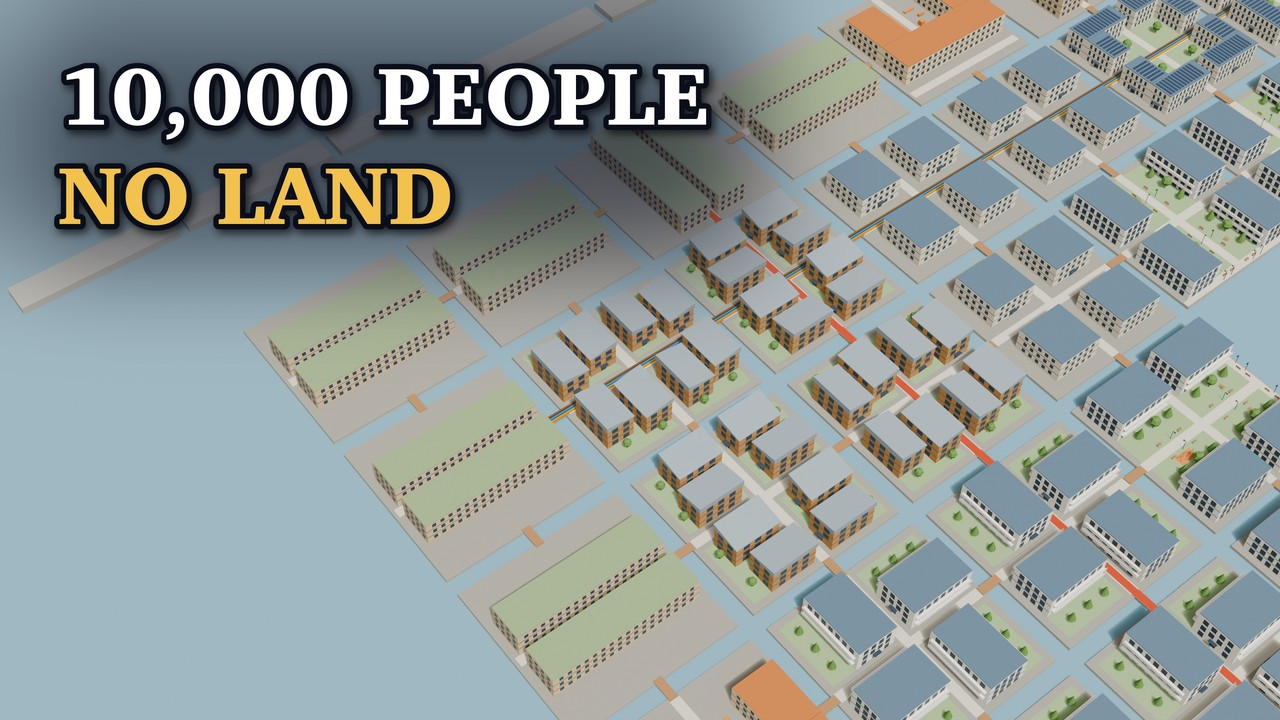
#> input picture projects/floating-city-design-challenge/review/thumbnails/thumb_A2_10000_people_no_land_1280.jpg, 1280 x 720 px, given in place of A_render.png, which was not available; the run also reads 1 picture not shown here
$ python compose.py .. ../thumb_A2_10000_people_no_land_3840.jpg ../thumb_A2_10000_people_no_land_3840.jpg
#> lines starting #> are read from the running program, lines starting #| are printed output that depends on the picture
"""Compose the three thumbnails: render + background + grade + two-line title (white / gold, dark outline).
Writes <name>.jpg (1920x1080) and <name>_1280.jpg (1280x720) into the output folder.

  python3 -I compose.py <folder with Pillow 13.0.0> <folder with A/B/C_render.png> <output folder>

Font: Charter Black from macOS (/System/Library/Fonts/Supplemental/Charter.ttc, face 5); its figures are lining,
unlike Georgia's old-style 10,000 and 4,800. Renders come from still.py with specs.json (one Blender at a time)."""
import sys
sys.path.insert(0, sys.argv[1])          # Pillow (scratchpad pylib)
from PIL import Image, ImageDraw, ImageEnhance, ImageFilter, ImageFont

src, out = sys.argv[2], sys.argv[3]
W, H = 3840, 2160
FONT, FONT_INDEX = "/System/Library/Fonts/Supplemental/Charter.ttc", 5   # Charter Black: lining figures
WHITE, GOLD, INK = (255, 255, 255), (242, 193, 78), (10, 14, 26)


def navy_background():
    top, bottom = (36, 52, 92), (12, 18, 34)
    g = Image.new("RGB", (1, H))
    for y in range(H):
        t = y / (H - 1)
        g.putpixel((0, y), tuple(round(a + (b - a) * t) for a, b in zip(top, bottom)))
    return g.resize((W, H))


def left_shade(img, reach=0.62, strength=0.9, hold=0.30):
    """Dark navy from the left edge: full until `hold`, fading out at `reach` of the width (text side)."""
#> called with reach = 0.7, strength = 0.92, hold = 0.34
    shade = Image.new("RGB", (W, H), (12, 18, 34))
    mask = Image.new("L", (W, 1))
    for x in range(W):
        t = 1.0 if x <= hold * W else max(0.0, 1 - (x - hold * W) / ((reach - hold) * W))
        t = t * t * (3 - 2 * t)
        mask.putpixel((x, 0), round(255 * strength * t))
    return Image.composite(shade, img, mask.resize((W, H)))


def grade(img):
    return ImageEnhance.Contrast(ImageEnhance.Color(img).enhance(1.15)).enhance(1.06)


def title(img, lines, x, y, width):
    """Two lines, the widest one fitted to `width`; same size for both (Gothic thumbnails)."""
#> called with x = 0, y = 0, width = 2074
    d = ImageDraw.Draw(img)
    size = 520
    while True:
        font = ImageFont.truetype(FONT, size, index=FONT_INDEX)
        widest = max(d.textlength(t, font=font) for t, _ in lines)
        if widest <= width or size < 60:
            break
        size -= 4
#> this loop made 64 passes
#> widest on passes 1 to 12: 3968.1, 3937.5, 3907, 3876.5, 3845.9, 3815.4, 3785, 3754.4, 3723.9, 3693.3, 3662.8, 3632.3
#> after the loop, size = 268
    stroke = max(4, round(size * 0.065))
#> stroke = 17
    asc, desc = font.getmetrics()
    step = round((asc + desc) * 0.98)
    shadow = Image.new("RGBA", img.size, (0, 0, 0, 0))
#> shadow: PIL image 1280x720 RGBA; every value is 0
    sd = ImageDraw.Draw(shadow)
    for i, (text, colour) in enumerate(lines):
        sd.text((x + size * 0.04, y + i * step + size * 0.05), text, font=font, fill=(0, 0, 0, 170),
                stroke_width=stroke, stroke_fill=(0, 0, 0, 170))
    shadow = shadow.filter(ImageFilter.GaussianBlur(size * 0.05))
    img = Image.alpha_composite(img.convert("RGBA"), shadow).convert("RGB")
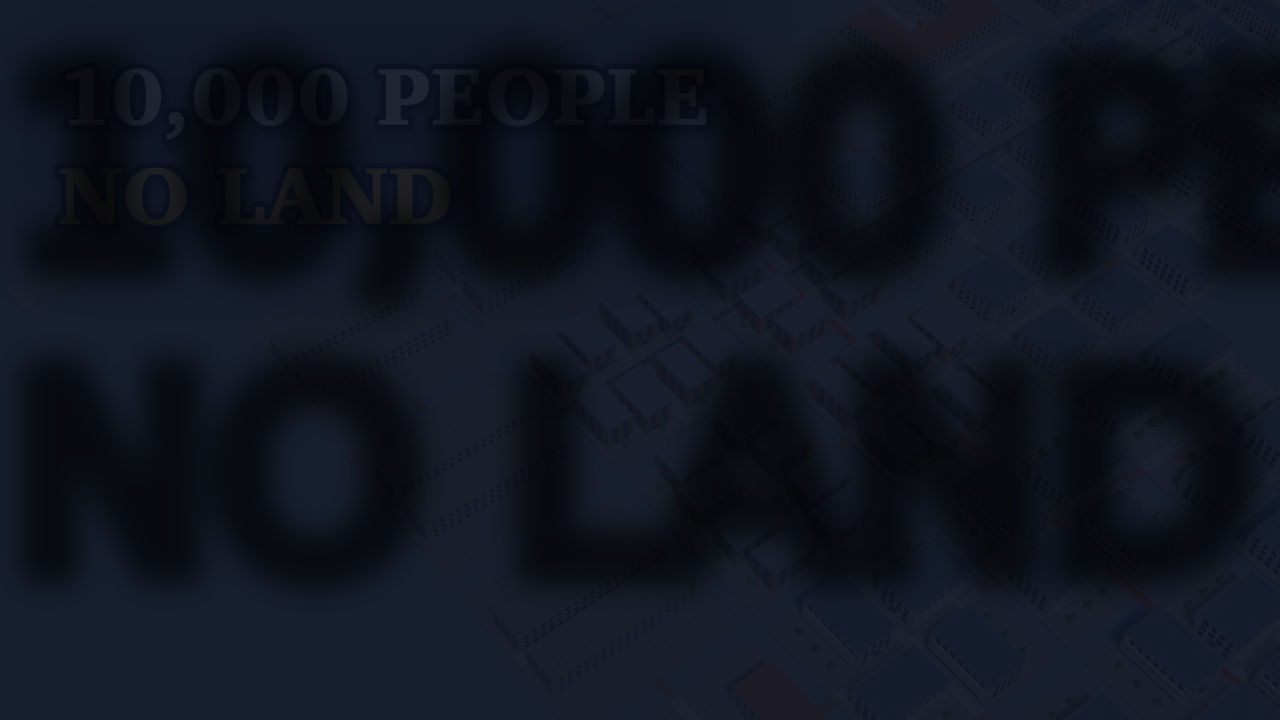
#> img: PIL image 1280x720 RGB; mean R, G, B 16.5, 21.3, 32.2
    d = ImageDraw.Draw(img)
    for i, (text, colour) in enumerate(lines):
        d.text((x, y + i * step), text, font=font, fill=colour, stroke_width=stroke, stroke_fill=INK)
    return img, size, step


def save(img, name):
    img.resize((1920, 1080), Image.LANCZOS).save(f"{out}/{name}.jpg", quality=92, optimize=True)
    img.resize((1280, 720), Image.LANCZOS).save(f"{out}/{name}_1280.jpg", quality=90, optimize=True)


# A: the whole district (SC_001), text on a navy shade at the left
a = left_shade(grade(Image.open(f"{src}/A_render.png").convert("RGB")), reach=0.70, strength=0.92, hold=0.34)
_, _, step = title(a.copy(),   # dry run on a copy: the line step, to centre the two lines
                   [("10,000 PEOPLE", WHITE), ("NO LAND", GOLD)], 0, 0, round(0.54 * W))
#> step = 307
a, _, _ = title(a, [("10,000 PEOPLE", WHITE), ("NO LAND", GOLD)], round(0.045 * W), round(H / 2 - step * 1.05), round(0.54 * W))
#> the loop in title (call 2), `while True:` made 64 passes
save(a, "thumb_A_10000_people_no_land")

# B: the platform section (SC_008), navy sky, text across the top-left
b = navy_background()
#> in navy_background, `return g.resize((W, H))`:
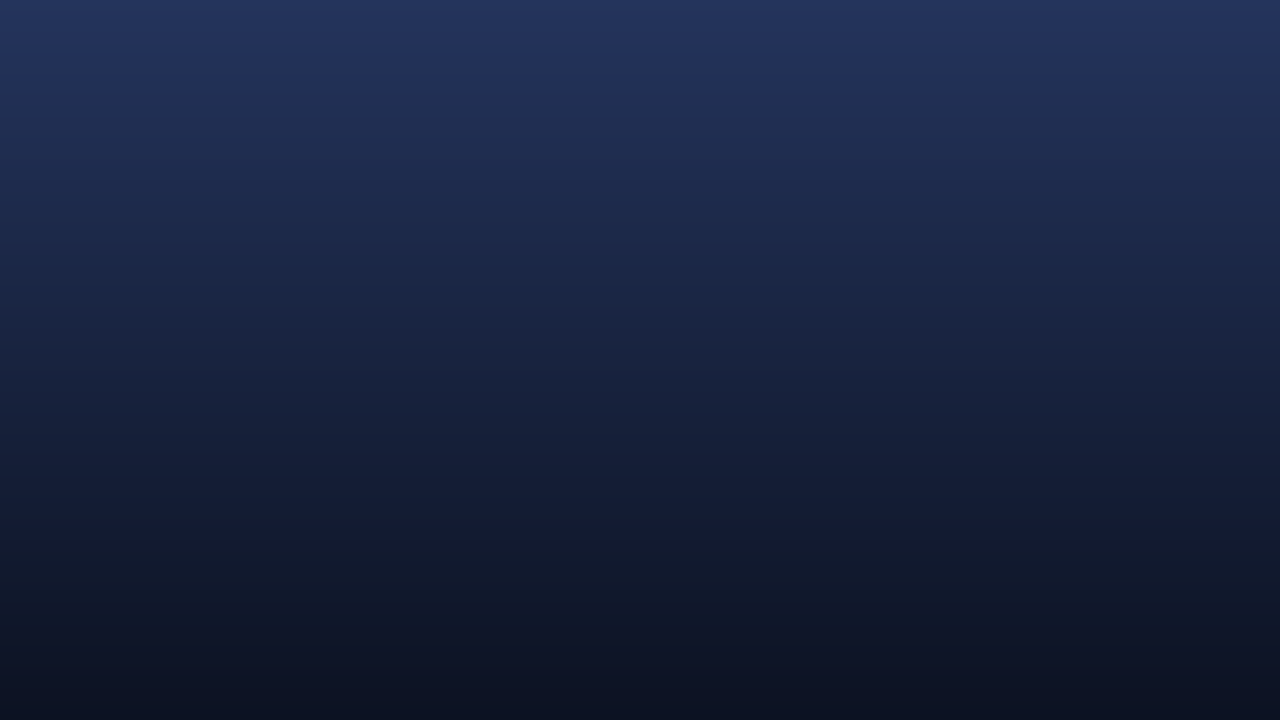
#> returned value: PIL image 3840x2160 RGB (shown at 1/3 size); mean R, G, B 24, 35, 63
r = Image.open(f"{src}/B_render.png").convert("RGBA")
b.paste(grade(r.convert("RGB")), (0, 0), r)
b, _, _ = title(b, [("4,800 TONS", WHITE), ("AND IT FLOATS", GOLD)], round(0.045 * W), round(0.05 * H), round(0.68 * W))
#> in title (call 3), `shadow = Image.new("RGBA", img.size, (0, 0, 0, 0))`: shadow: PIL image 3840x2160 RGBA; every value is 0
save(b, "thumb_B_4800_tons_and_it_floats")
#> call 2 of save, with name = 'thumb_B_4800_tons_and_it_floats'
#> in save (call 2), `img.resize((1280, 720), Image.LANCZOS).save(f"{out}/{name}_1280.jpg", ..`:
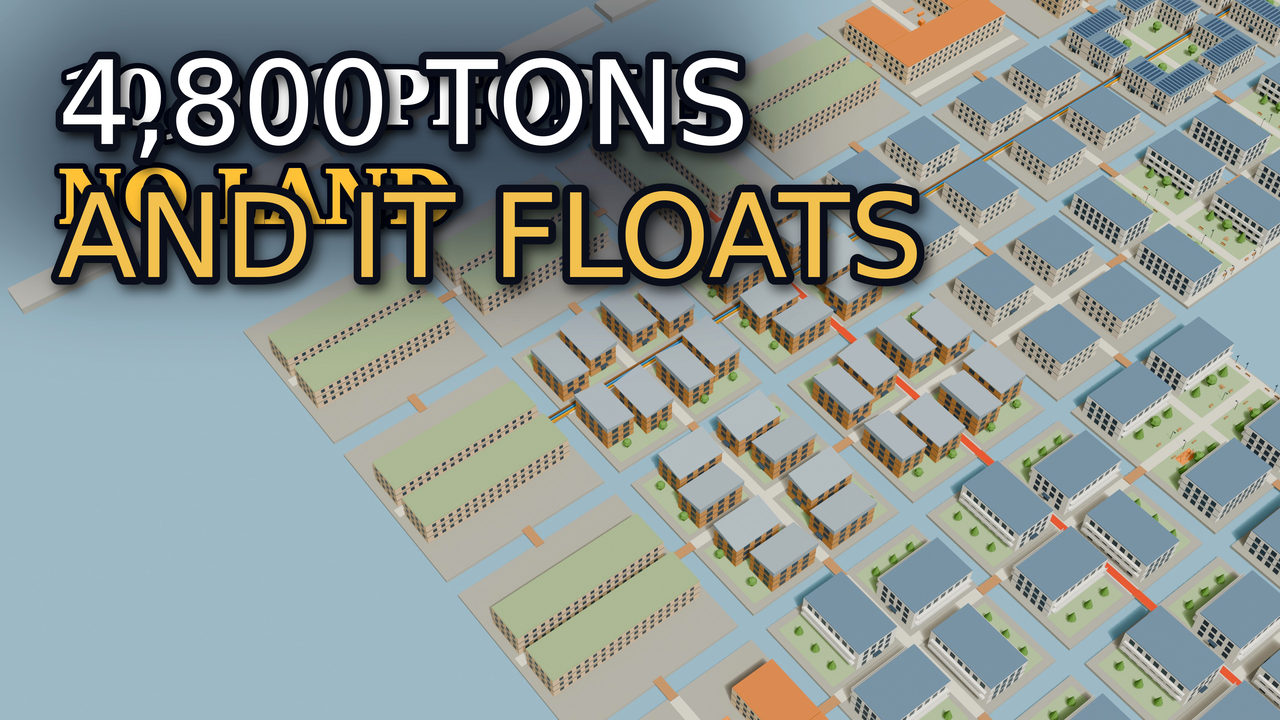
#> saved as thumb_B_4800_tons_and_it_floats_1280.jpg: PIL image 1280x720 RGB; mean R, G, B 140.9, 150.2, 146.5

# C: the moored neighbourhood (SC_024), navy sky, text across the top-left
c = navy_background()
r = Image.open(f"{src}/C_render.png").convert("RGBA")
c.paste(grade(r.convert("RGB")), (0, 0), r)
c, _, _ = title(c, [("WHAT HOLDS IT", WHITE), ("IN PLACE?", GOLD)], round(0.045 * W), round(0.022 * H), round(0.56 * W))
save(c, "thumb_C_what_holds_it_in_place")
#> call 3 of save, with name = 'thumb_C_what_holds_it_in_place'
#> in save (call 3), `img.resize((1280, 720), Image.LANCZOS).save(f"{out}/{name}_1280.jpg", ..`:
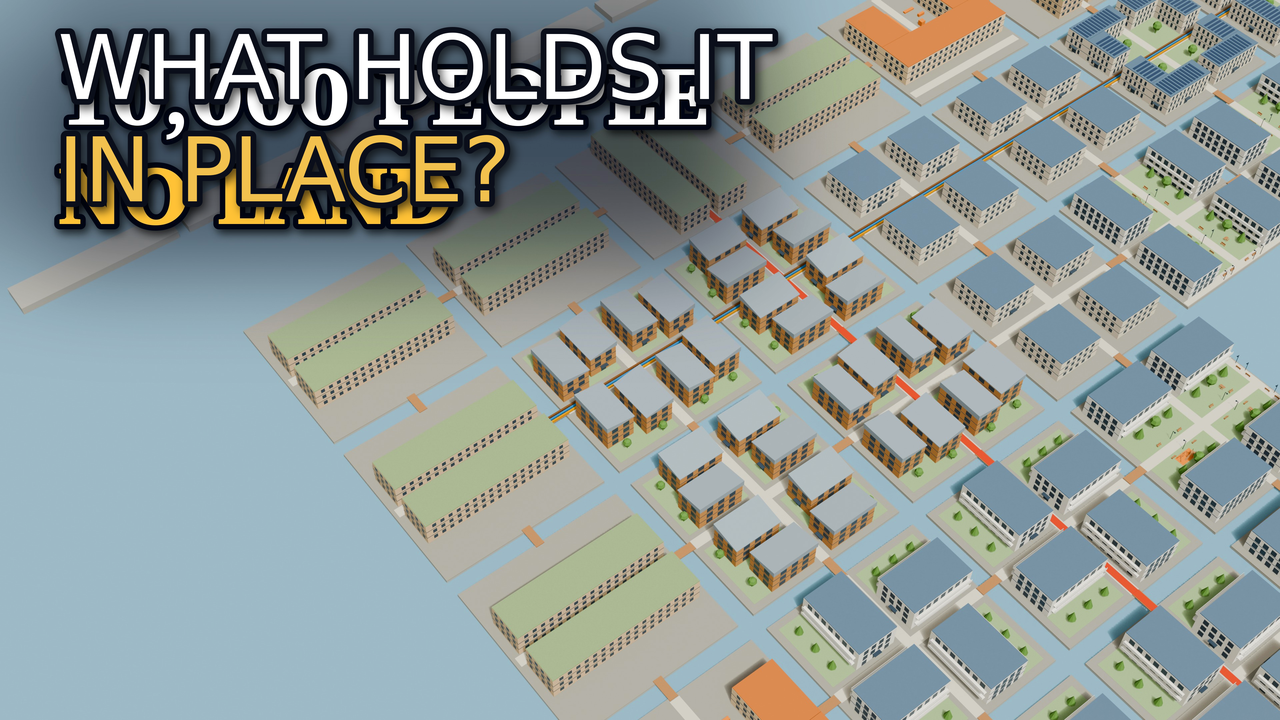
#> saved as thumb_C_what_holds_it_in_place_1280.jpg: PIL image 1280x720 RGB; mean R, G, B 142.5, 152.5, 150
print("done")
